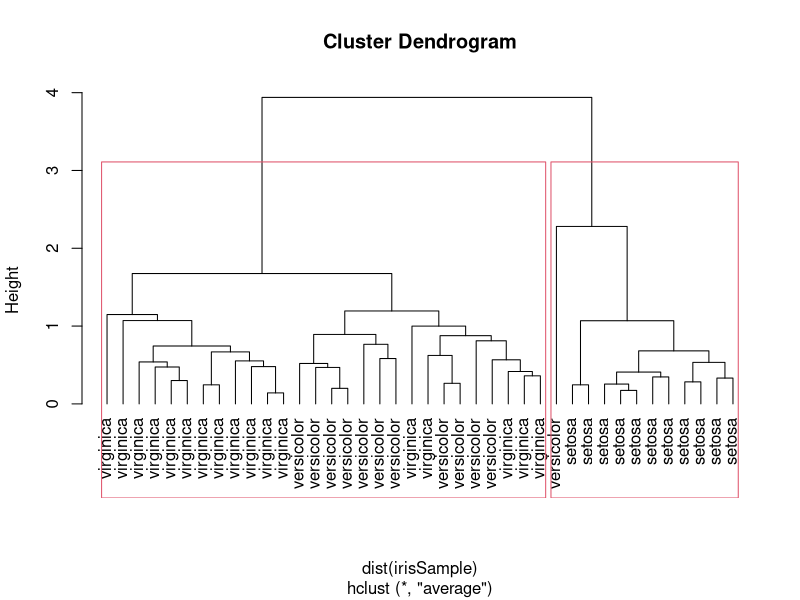

The R script that drew this image:
data(iris)
idx<-sample(1:nrow(iris),40)
irisSample<-iris[idx,]
irisSample$Species<-NULL
str(irisSample)

hc<-hclust(dist(irisSample), method="average")
plot(hc, hang=-1, labels=iris$Species[idx])
rect.hclust(hc, h=3)
#각데이터가 속한 클러스터 확인
group <-cutree(hc, k=3)
group
